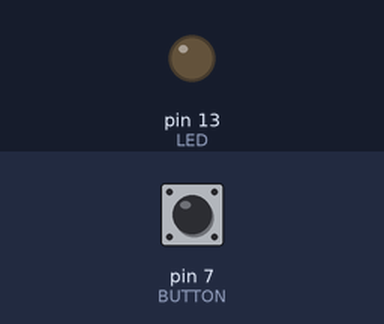
Recording of a sketch running on a simulated Arduino Uno, built with avr-gcc and run on an emulated ATmega328P. On the bench: output pins drawn as LEDs (lit = HIGH). Dashed ring = blinking. The test bench sets the inputs (shaded band); at power-on: pin 7 (BUTTON) LOW. What the sketch prints to the serial monitor is not drawn.

Above: at 1.2 s.
1.3 s: pin 7 (BUTTON) pulled HIGH for 0.15 s
At 1.7 s:
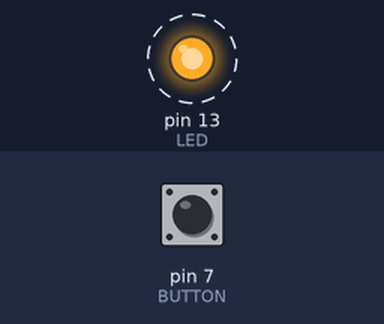
4.4 s: pin 7 (BUTTON) pulled HIGH for 1 s
At 7.8 s:
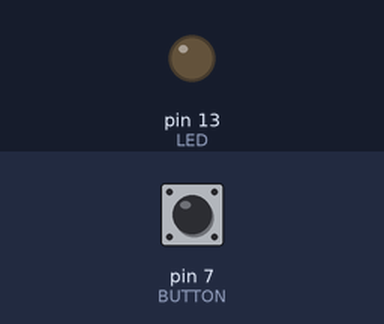
8.4 s: pin 7 (BUTTON) pulled HIGH for 3.2 s
At 14.3 s:
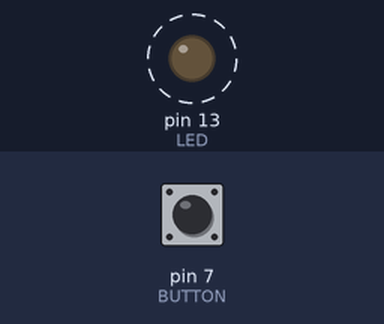
Timing chart, 0 to 15.8 s (numbered marks = the images above; inputs shaded):
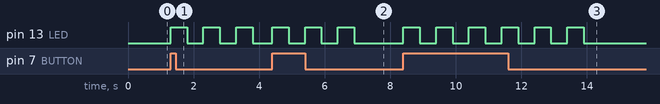

The sketch:

botao_led_piscas.ino
```cpp
#define LED 13
#define BUTTON 7

int val = 0;

int i;
unsigned long time, timeinit=millis()/1000;

void setup()
{
  pinMode(LED, OUTPUT);
  pinMode(BUTTON, INPUT);
  Serial.begin(9600);
}

void loop()
{
  time = millis()/1000 - timeinit;
  val = digitalRead(BUTTON);

  if(val == HIGH)
  {
    Serial.print("Butao pressionado: ");
    Serial.print(time);
    Serial.print("s/n");

    for(i=1;i<=3;i++)
    {
      digitalWrite(LED,HIGH);
      delay(500);
      digitalWrite(LED, LOW);
      delay(500);
    }
  }
  else
  {
    digitalWrite(LED, LOW);
  }
}
```

Measured:
- after the input at 1.3 s, pin 13 (LED): alternates HIGH for 0.50 s and LOW for 0.50 s, starting at once
- after the input at 4.4 s, pin 13 (LED): alternates HIGH for 0.50 s and LOW for 0.50 s, 6 changes in all, then stays LOW, starting at once
- after the input at 8.4 s, pin 13 (LED): alternates HIGH for 0.50 s and LOW for 0.50 s, 12 changes in all, then stays LOW, starting at once
